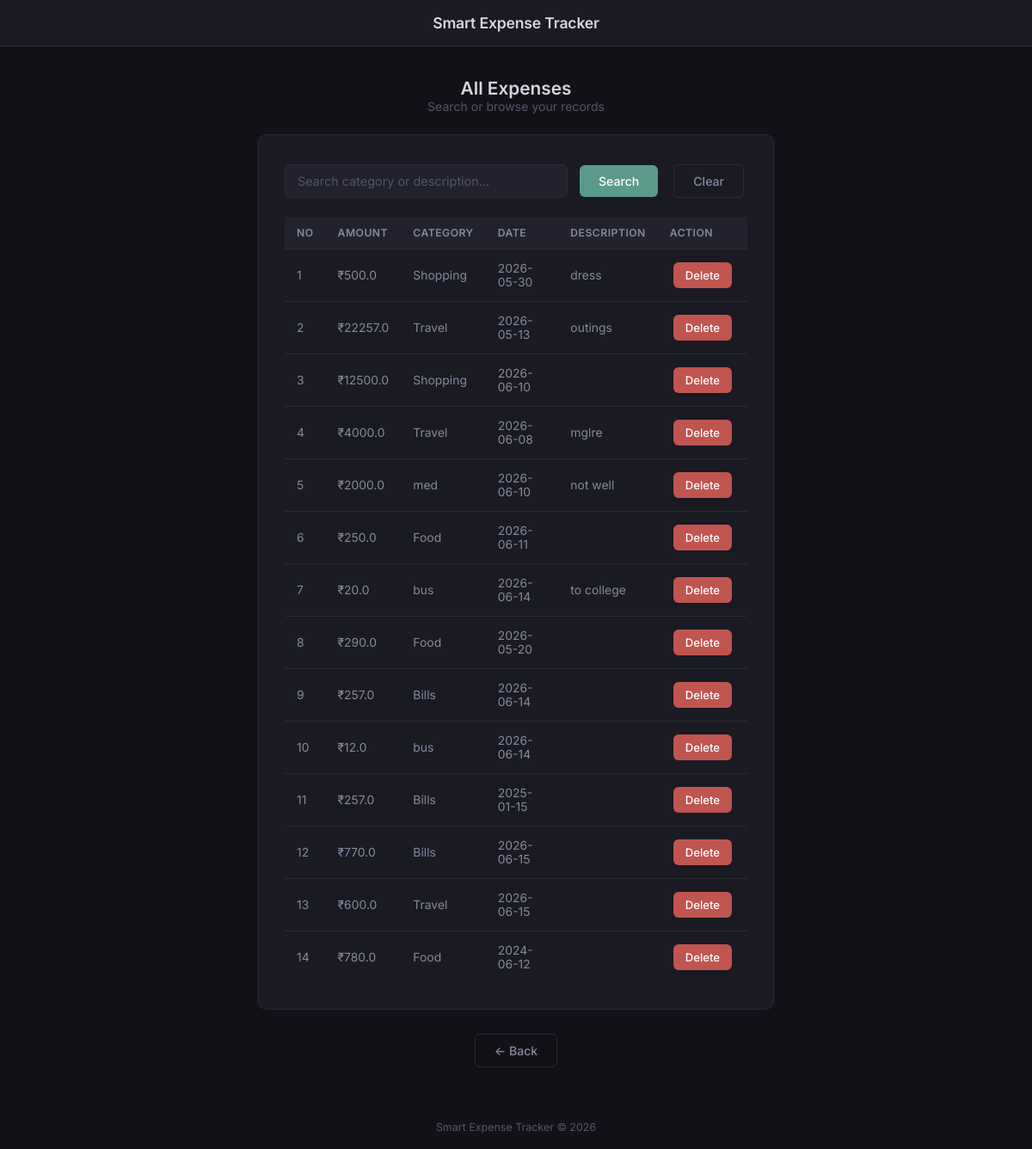
Before: /view with the older database file.
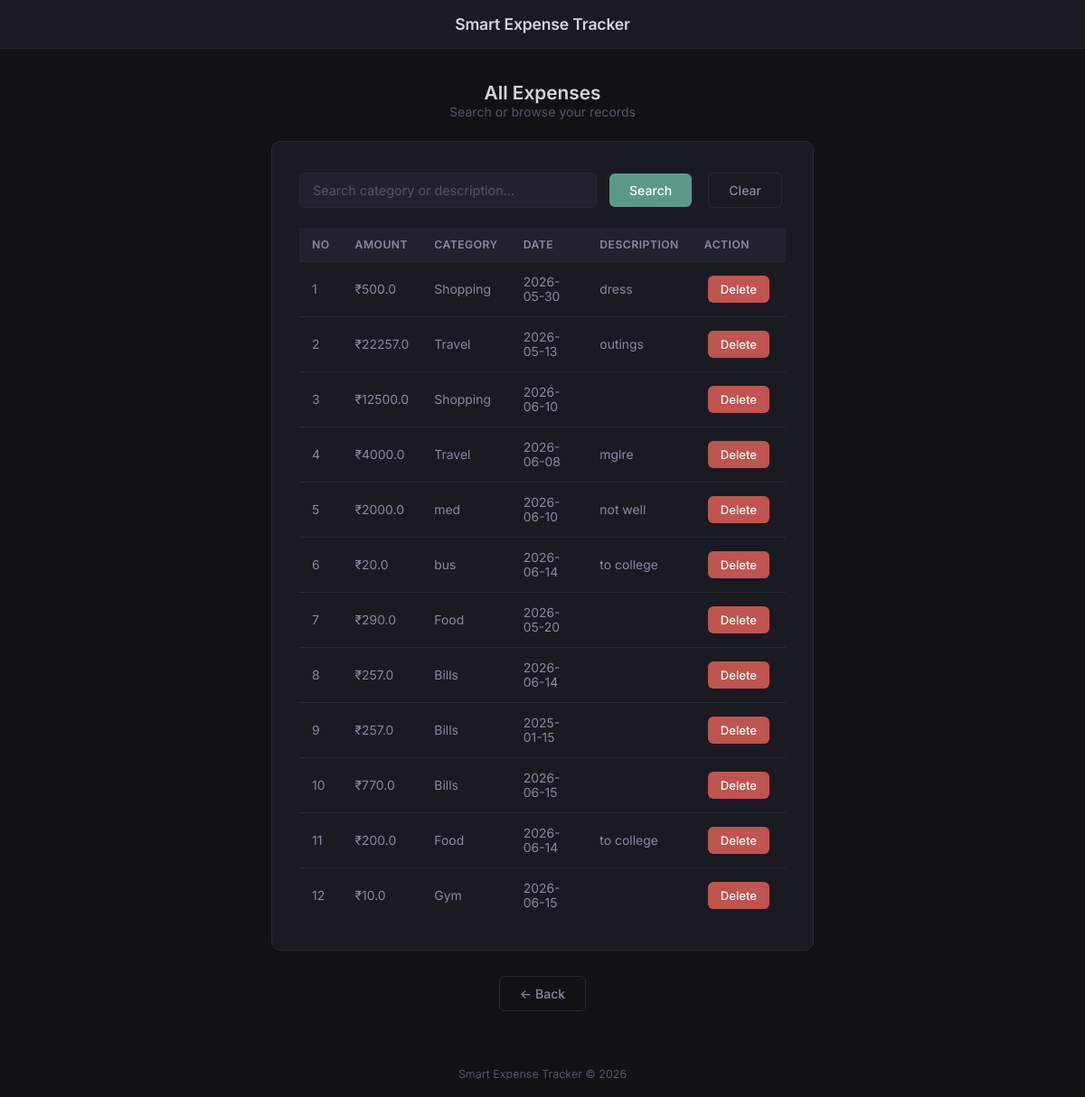
After: the same page with the newer database file.
### tables this page shows
CREATE TABLE expenses (
    id INTEGER PRIMARY KEY AUTOINCREMENT,
    amount REAL NOT NULL,
    category TEXT NOT NULL,
    date TEXT NOT NULL,
    description TEXT
);

### app.py (the view)
@app.route("/view")
def view():
    conn = sqlite3.connect("database.db")
    cur = conn.cursor()
    search = request.args.get("search")
    if search:
        cur.execute("""
            SELECT * FROM expenses
            WHERE category LIKE ? OR description LIKE ?
        """, (f"%{search}%", f"%{search}%"))
    else:
        cur.execute("SELECT * FROM expenses")
    data = cur.fetchall()
    conn.close()
    return render_template("view.html", data=data)

### templates/view.html (shortened to what this page needs)
<!DOCTYPE html>
<html lang="en">
<head>
    <link rel="stylesheet" href="{{ url_for('static', filename='style.css') }}">
</head>
<body>
    <div class="header">
        <h1>Smart Expense Tracker</h1>
    </div>
    <div class="page-title">
        <h2>All Expenses</h2>
        <p class="page-subtitle">Search or browse your records</p>
    </div>
    <div class="card">
        <form class="search-form" method="GET" action="/view">
            <input type="text" name="search" placeholder="Search category or description...">
            <button type="submit">Search</button>
            <a href="/view">
                <button type="button" class="btn-outline">Clear</button>
            </a>
        </form>
        <table>
            <thead>
                <tr>
                    <th>no</th>
                    <th>Amount</th>
                    <th>Category</th>
                    <th>Date</th>
                    <th>Description</th>
                    <th>Action</th>
                </tr>
            </thead>
            <tbody>
                {% for row in data %}
                <tr>
                    <td>{{ loop.index }}</td>
                    <td>₹{{ row[1] }}</td>
                    <td>{{ row[2] }}</td>
                    <td>{{ row[3] }}</td>
                    <td>{{ row[4] }}</td>
                    <td>
                        <button type="button" class="btn-danger btn-delete-trigger"
                                data-id="{{ row[0] }}"
                                data-amount="₹{{ row[1] }}"
                                data-category="{{ row[2] }}"
                                data-date="{{ row[3] }}"
                                data-desc="{{ row[4] }}">
                            Delete
                        </button>
                    </td>
                </tr>
                {% endfor %}
            </tbody>
        </table>
    </div>
    <div class="nav-bottom">
        <a href="/">
            <button class="btn-outline">&larr; Back</button>
        </a>
    </div>
    <footer>Smart Expense Tracker &copy; 2026</footer>
</body>
</html>

### static/style.css (style rules this page uses)
:root { --bg: #111117; --bg-raised: #1a1a22; --bg-input: #22222e; --border: #2a2a36; --border-hover: #3d3d4e; --text: #d5d5dd; --text-dim: #8888a0; --text-faint: #55556a; --accent: #5b9a8b; --accent-hover: #4a8477; --accent-subtle: rgba(91, 154, 139, 0.12); --red: #c0544f; --red-hover: #a8433e; --radius: 10px; --radius-sm: 6px; }
*, *::before, *::after { margin: 0; padding: 0; box-sizing: border-box; }
body { font-family: 'Inter', -apple-system, BlinkMacSystemFont, 'Segoe UI', sans-serif; background: var(--bg); color: var(--text); min-height: 100vh; padding: 0; }
a { text-decoration: none; color: inherit; }
.header { background: var(--bg-raised); border-bottom: 1px solid var(--border); padding: 16px 24px; margin-bottom: 36px; text-align: center; }
.header h1 { font-size: 1.1rem; font-weight: 600; color: var(--text); letter-spacing: -0.01em; }
h2 { color: var(--text); font-size: 1.3rem; font-weight: 600; text-align: center; }
button { background: var(--accent); color: #fff; border: none; padding: 10px 22px; border-radius: var(--radius-sm); cursor: pointer; font-size: 0.88rem; font-weight: 500; font-family: inherit; margin: 4px; transition: background 0.15s ease; }
.btn-outline { background: transparent; border: 1px solid var(--border); color: var(--text-dim); }
.btn-danger { background: var(--red); padding: 7px 14px; font-size: 0.82rem; }
.card, .add-card, .chart-card { background: var(--bg-raised); border: 1px solid var(--border); border-radius: var(--radius); max-width: 600px; margin: 24px auto; padding: 30px; }
table { width: 100%; border-collapse: collapse; margin-top: 18px; }
th, td { padding: 11px 14px; text-align: left; font-size: 0.87rem; }
th { background: var(--bg-input); color: var(--text-dim); font-weight: 600; font-size: 0.76rem; text-transform: uppercase; letter-spacing: 0.04em; border-bottom: 1px solid var(--border); }
td { border-bottom: 1px solid var(--border); color: var(--text-dim); }
tr:last-child td { border-bottom: none; }
.search-form { display: flex; align-items: center; justify-content: center; gap: 10px; flex-wrap: wrap; margin-bottom: 8px; }
.search-form input { flex: 1; max-width: 360px; padding: 10px 14px; border: 1px solid var(--border); border-radius: var(--radius-sm); background: var(--bg-input); color: var(--text); font-size: 0.9rem; font-family: inherit; outline: none; }
.search-form input::placeholder { color: var(--text-faint); }
.page-title { text-align: center; margin-bottom: 6px; }
.page-subtitle { color: var(--text-faint); font-size: 0.88rem; margin-bottom: 20px; text-align: center; }
footer { margin-top: 40px; padding: 18px; color: var(--text-faint); font-size: 0.78rem; text-align: center; }
.nav-bottom { text-align: center; margin-top: 12px; }

Changed rows visible on the page:
removed expenses: amount "250.0", category "Food", date "2026-06-11"
removed expenses: amount "12.0", category "bus", date "2026-06-14"
removed expenses: amount "600.0", category "Travel", date "2026-06-15"
removed expenses: amount "780.0", category "Food", date "2024-06-12"
added expenses: amount "200.0", category "Food", date "2026-06-14", description "to college"
added expenses: amount "10.0", category "Gym", date "2026-06-15"
